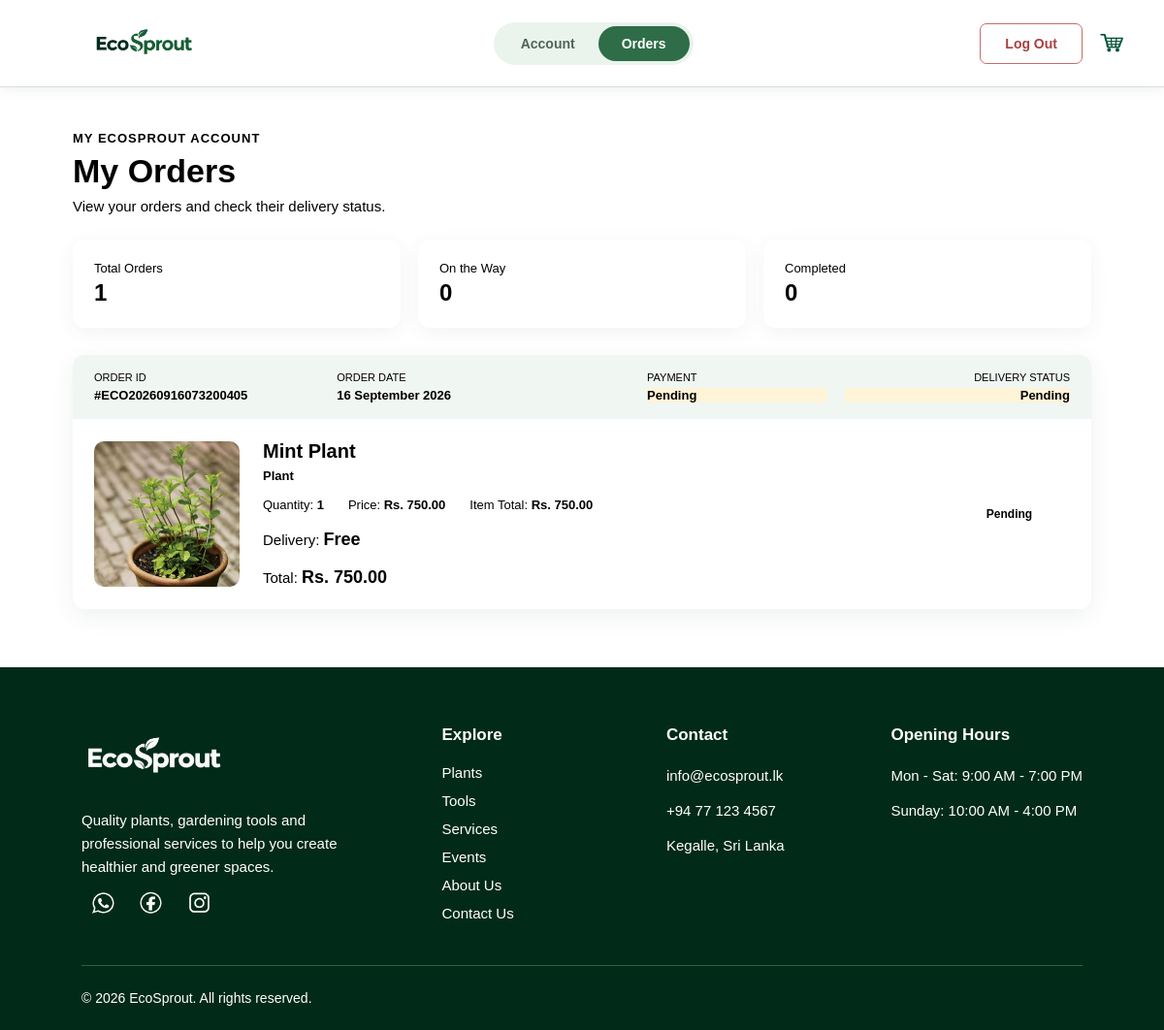
The page /userorders.php (signed in) on the database its author committed.
### tables this page shows
CREATE TABLE IF NOT EXISTS `orders` (
  `order_id` int UNSIGNED NOT NULL AUTO_INCREMENT,
  `order_code` varchar(20) NOT NULL,
  `user_id` int UNSIGNED DEFAULT NULL,
  `first_name` varchar(60) NOT NULL,
  `last_name` varchar(60) NOT NULL,
  `phone` varchar(20) NOT NULL,
  `email` varchar(150) NOT NULL,
  `address_line_1` varchar(150) NOT NULL,
  `address_line_2` varchar(150) DEFAULT NULL,
  `city` varchar(80) NOT NULL,
  `postal_code` varchar(15) NOT NULL,
  `payment_method` enum('CARD','BANK_TRANSFER','CASH_ON_DELIVERY') NOT NULL,
  `payment_status` enum('PENDING','PAID','FAILED','REFUNDED') NOT NULL DEFAULT 'PENDING',
  `order_status` enum('PENDING','PROCESSING','OUT_FOR_DELIVERY','COMPLETED','CANCELLED') NOT NULL DEFAULT 'PENDING',
  `subtotal` decimal(10,2) UNSIGNED NOT NULL,
  `delivery_fee` decimal(10,2) UNSIGNED NOT NULL DEFAULT '0.00',
  `total_amount` decimal(10,2) UNSIGNED NOT NULL,
  `remark` text,
  `order_date` timestamp NOT NULL DEFAULT CURRENT_TIMESTAMP,
  `updated_at` timestamp NOT NULL DEFAULT CURRENT_TIMESTAMP ON UPDATE CURRENT_TIMESTAMP,
  PRIMARY KEY (`order_id`),
  UNIQUE KEY `order_code` (`order_code`),
  KEY `idx_orders_user_date` (`user_id`,`order_date`),
  KEY `idx_orders_status` (`order_status`,`payment_status`)
);

CREATE TABLE IF NOT EXISTS `order_items` (
  `order_item_id` int UNSIGNED NOT NULL AUTO_INCREMENT,
  `order_id` int UNSIGNED NOT NULL,
  `plant_id` int UNSIGNED DEFAULT NULL,
  `tool_id` int UNSIGNED DEFAULT NULL,
  `item_name` varchar(120) NOT NULL,
  `quantity` int UNSIGNED NOT NULL,
  `unit_price` decimal(10,2) UNSIGNED NOT NULL,
  `line_total` decimal(10,2) UNSIGNED NOT NULL,
  PRIMARY KEY (`order_item_id`),
  KEY `fk_order_items_order` (`order_id`),
  KEY `fk_order_items_plant` (`plant_id`),
  KEY `fk_order_items_tool` (`tool_id`)
);

### userorders.php (the view, shortened to what this page needs)
<?php
require_once "db_connection.php";
$userId = (int) $_SESSION["user_id"];
function escapeOutput($value)
{
    return htmlspecialchars((string) $value, ENT_QUOTES, "UTF-8");
}
function displayOrderStatus($status)
{
    $labels = [
        "PENDING" => "Pending",
        "PROCESSING" => "Processing",
        "OUT_FOR_DELIVERY" => "On the Way",
        "COMPLETED" => "Delivered",
        "CANCELLED" => "Cancelled"
    ];
    return $labels[$status] ?? $status;
}
function orderStatusClass($status)
{
    return "status-pending";
}
$totalOrders = 0;
$onTheWayOrders = 0;
$completedOrders = 0;
$summarySql = "
    SELECT
        COUNT(*),
        COALESCE(SUM(order_status IN ('PROCESSING', 'OUT_FOR_DELIVERY')), 0),
        COALESCE(SUM(order_status = 'COMPLETED'), 0)
    FROM orders
    WHERE user_id = ?
";
$summaryStatement = $conn->prepare($summarySql);
$summaryStatement->bind_param("i", $userId);
$summaryStatement->execute();
$summaryStatement->bind_result(
    $totalOrders,
    $onTheWayOrders,
    $completedOrders
);
$orders = [];
$ordersSql = "
    SELECT
        order_id,
        order_code,
        payment_status,
        order_status,
        total_amount,
        delivery_fee,
        order_date
    FROM orders
    WHERE user_id = ?
    ORDER BY order_date DESC
";
$ordersStatement = $conn->prepare($ordersSql);
$ordersStatement->bind_param("i", $userId);
$ordersStatement->execute();
$ordersStatement->bind_result(
    $orderId,
    $orderCode,
    $paymentStatus,
    $orderStatus,
    $totalAmount,
    $deliveryFee,
    $orderDate
);
while ($ordersStatement->fetch()) {
    $orders[] = [
        "order_id" => $orderId,
        "order_code" => $orderCode,
        "payment_status" => $paymentStatus,
        "order_status" => $orderStatus,
        "total_amount" => $totalAmount,
        "delivery_fee" => $deliveryFee,
        "order_date" => $orderDate
    ];
}
$itemSql = "
    SELECT
        oi.item_name,
        oi.quantity,
        oi.unit_price,
        oi.line_total,
        CASE
            WHEN oi.plant_id IS NOT NULL THEN 'Plant'
            ELSE 'Gardening Tool'
        END,
        COALESCE(
            pi.image_path,
            ti.image_path,
            'Images/Home/Logo.png'
        )
    FROM order_items oi
    LEFT JOIN plant_images pi
        ON pi.plant_id = oi.plant_id AND pi.is_main = 1
    LEFT JOIN tool_images ti
        ON ti.tool_id = oi.tool_id AND ti.is_main = 1
    WHERE oi.order_id = ?
    ORDER BY oi.order_item_id
";
$itemStatement = $conn->prepare($itemSql);
$currentOrderId = 0;
$itemStatement->bind_param("i", $currentOrderId);
?>
<!DOCTYPE html>
<html lang="en">
<head>
    <link rel="stylesheet" href="stylesheet.css">
</head>
<body class="orders-body">
    <header class="profile-header">
        <div class="nav-logo">
            <a href="index.php">
                <img src="Images/Home/Logo.png" alt="EcoSprout Logo">
            </a>
        </div>
        <nav class="profile-navigation" aria-label="Account navigation">
            <a href="userprofile.php" class="profile-nav-link">Account</a>
            <a href="userorders.php" class="profile-nav-link active">Orders</a>
        </nav>
        <div class="profile-header-actions">
            <div class="nav-right">
                <a href="cart.php">
                    <img src="Images/Home/Cart.png" alt="Cart">
                </a>
            </div>
            <a href="logout.php" class="profile-logout-button">Log Out</a>
        </div>
    </header>
    <main class="orders-main">
        <div class="orders-page-title">
            <p>My EcoSprout Account</p>
            <h1>My Orders</h1>
            <span>View your orders and check their delivery status.</span>
        </div>
        <section class="orders-summary">
            <article class="orders-summary-card">
                <div>
                    <span>Total Orders</span>
                    <strong><?= (int) $totalOrders ?></strong>
                </div>
            </article>
            <article class="orders-summary-card">
                <div>
                    <span>On the Way</span>
                    <strong><?= (int) $onTheWayOrders ?></strong>
                </div>
            </article>
            <article class="orders-summary-card">
                <div>
                    <span>Completed</span>
                    <strong><?= (int) $completedOrders ?></strong>
                </div>
            </article>
        </section>
        <section class="orders-list">
            <?php foreach ($orders as $order): ?>
                <?php
                    $itemStatement->execute();
                    $itemStatement->bind_result(
                        $itemName,
                        $itemQuantity,
                        $unitPrice,
                        $lineTotal,
                        $itemCategory,
                        $imagePath
                    );
                    $items = [];
                    while ($itemStatement->fetch()) {
                        $items[] = [
                            "item_name" => $itemName,
                            "quantity" => $itemQuantity,
                            "unit_price" => $unitPrice,
                            "line_total" => $lineTotal,
                            "category" => $itemCategory,
                            "image_path" => $imagePath
                        ];
                    }
                    $firstImage = $items[0]["image_path"]
                        ?? "Images/Home/Logo.png";
                ?>
                <article class="order-card">
                    <header class="order-card-header">
                        <div>
                            <span>Order ID</span>
                            <strong>#<?= escapeOutput($order["order_code"]) ?></strong>
                        </div>
                        <div>
                            <span>Order Date</span>
                            <strong>
                                <?= escapeOutput(date("d F Y", strtotime($order["order_date"]))) ?>
                            </strong>
                        </div>
                        <div>
                            <span>Payment</span>
                            <strong class="<?= $order["payment_status"] === "PAID" ? "payment-paid" : "payment-pending" ?>">
                                <?= escapeOutput(ucwords(strtolower($order["payment_status"]))) ?>
                            </strong>
                        </div>
                        <div>
                            <span>Delivery Status</span>
                            <strong class="<?= escapeOutput(orderStatusClass($order["order_status"])) ?>">
                                <?= escapeOutput(displayOrderStatus($order["order_status"])) ?>
                            </strong>
                        </div>
                    </header>
                    <div class="order-card-body">
                        <div class="order-image">
                            <img src="<?= escapeOutput($firstImage) ?>" alt="Order item">
                        </div>
                        <div class="order-information">
                            <?php foreach ($items as $item): ?>
                                <h2><?= escapeOutput($item["item_name"]) ?></h2>
                                <p class="order-category">
                                    <?= escapeOutput($item["category"]) ?>
                                </p>
                                <div class="order-details">
                                    <p>
                                        Quantity:
                                        <strong><?= (int) $item["quantity"] ?></strong>
                                    </p>
                                    <p>
                                        Price:
                                        <strong>Rs. <?= number_format((float) $item["unit_price"], 2) ?></strong>
                                    </p>
                                    <p>
                                        Item Total:
                                        <strong>Rs. <?= number_format((float) $item["line_total"], 2) ?></strong>
                                    </p>
                                </div>
                            <?php endforeach; ?>
                            <p class="order-total">
                                Delivery:
                                <strong>
                                    <?= (float) $order["delivery_fee"] === 0.0
                                        ? "Free"
                                        : "Rs. " . number_format((float) $order["delivery_fee"], 2) ?>
                                </strong>
                            </p>
                            <p class="order-total">
                                Total:
                                <strong>Rs. <?= number_format((float) $order["total_amount"], 2) ?></strong>
                            </p>
                        </div>
                        <div class="order-actions">
                            <span class="order-completed-message">
                                <?= escapeOutput(displayOrderStatus($order["order_status"])) ?>
                            </span>
                        </div>
                    </div>
                </article>
            <?php endforeach; ?>
        </section>
    </main>
    <footer class="footer">
        <div class="footer-container">
            <div class="footer-column footer-brand">
                <img src="Images/Home/Logo-white.png" alt="EcoSprout Logo">
                <p>
                    Quality plants, gardening tools and professional services
                    to help you create healthier and greener spaces.
                </p>
                <div class="footer_social">
                    <img src="Images/Home/white-wp.png" alt="WhatsApp">
                    <img src="Images/Home/white-fb.png" alt="Facebook">
                    <img src="Images/Home/white-inster.png" alt="Instagram">
                </div>
            </div>
            <div class="footer-column">
                <h3>Explore</h3>
                <a href="plants.php">Plants</a>
                <a href="tools.php">Tools</a>
                <a href="services.php">Services</a>
                <a href="events.php">Events</a>
                <a href="aboutus.php">About Us</a>
                <a href="contact.php">Contact Us</a>
            </div>
            <div class="footer-column">
                <h3>Contact</h3>
                <p>info@ecosprout.lk</p>
                <p>+94 77 123 4567</p>
                <p>Kegalle, Sri Lanka</p>
            </div>
            <div class="footer-column">
                <h3>Opening Hours</h3>
                <p>Mon - Sat: 9:00 AM - 7:00 PM</p>
                <p>Sunday: 10:00 AM - 4:00 PM</p>
            </div>
        </div>
        <div class="footer-bottom">
            <p>© 2026 EcoSprout. All rights reserved.</p>
        </div>
    </footer>
</body>
</html>

### rows shown on the page
orders: order_code "ECO20260916073200405", order_date "16 September 2026", payment_status "Pending", order_status "Pending", delivery_fee "Free", total_amount "750.00"
order_items: item_name "Mint Plant", category "Plant", quantity "1", unit_price "750.00", line_total "750.00"

### other values the page prints
$totalOrders "1"
$onTheWayOrders "0"
$completedOrders "0"
